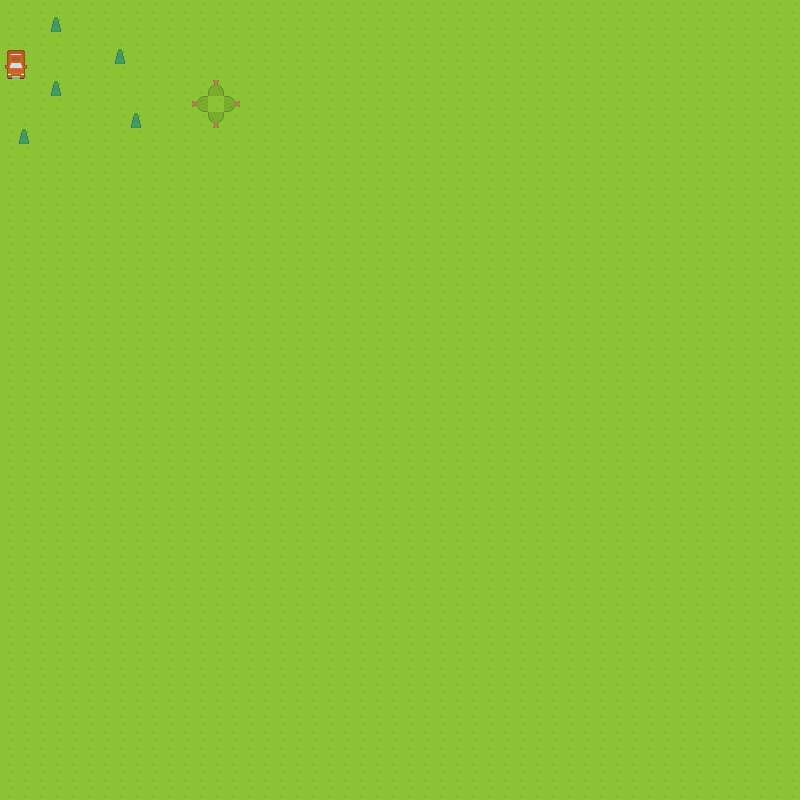

The image is a tile-based game level rendered from a .tmx file. Its description and source (layers, tilesets, objects; grid data summarised) follow:
An orthogonal 50x50 tile map with 16x16 px tiles, 2 tile layers (Background, Foreground), 2 tilesets and 5 objects (5x Tree).

<map version="1.0" orientation="orthogonal" renderorder="right-down" width="50" height="50" tilewidth="16" tileheight="16" nextobjectid="17">
 <tileset firstgid="1" name="Base" tilewidth="16" tileheight="16" spacing="1" tilecount="1767">
  <image source="../tilesets/base.png" width="968" height="526" />
 </tileset>
 <tileset firstgid="1768" name="City" tilewidth="16" tileheight="16" spacing="1" tilecount="1036">
  <image source="../tilesets/city.png" width="628" height="475" />
 </tileset>
 <layer name="Background" width="50" height="50">
  <data>[2500 cells, 2500 non-empty, 1 distinct tile ids]</data>
 </layer>
 <objectgroup name="Trees">
  <object id="1" name="5" type="Tree" gid="646" x="48" y="112" width="16" height="16" />
  <object id="2" name="4" type="Tree" gid="646" x="112" y="80" width="16" height="16" />
  <object id="3" name="3" type="Tree" gid="646" x="48" y="48" width="16" height="16" />
  <object id="4" name="2" type="Tree" gid="646" x="128" y="144" width="16" height="16" />
  <object id="5" name="1" type="Tree" gid="646" x="16" y="160" width="16" height="16" />
 </objectgroup>
 <layer name="Foreground" width="50" height="50">
  <data>[2500 cells, 13 non-empty, 6 distinct tile ids]</data>
 </layer>
</map>
